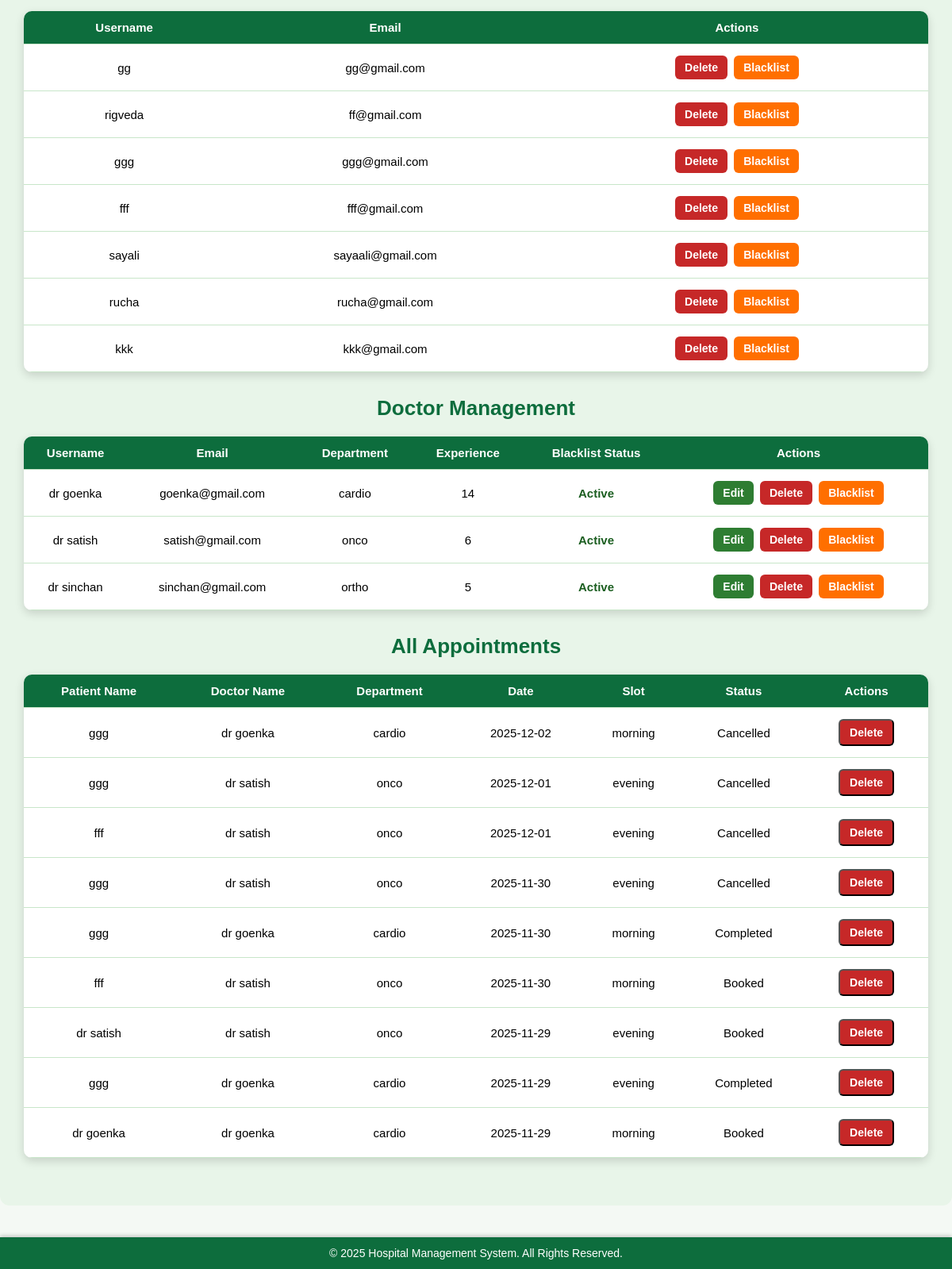
The app's page /admin_dashboard (signed in, lower part), older data.
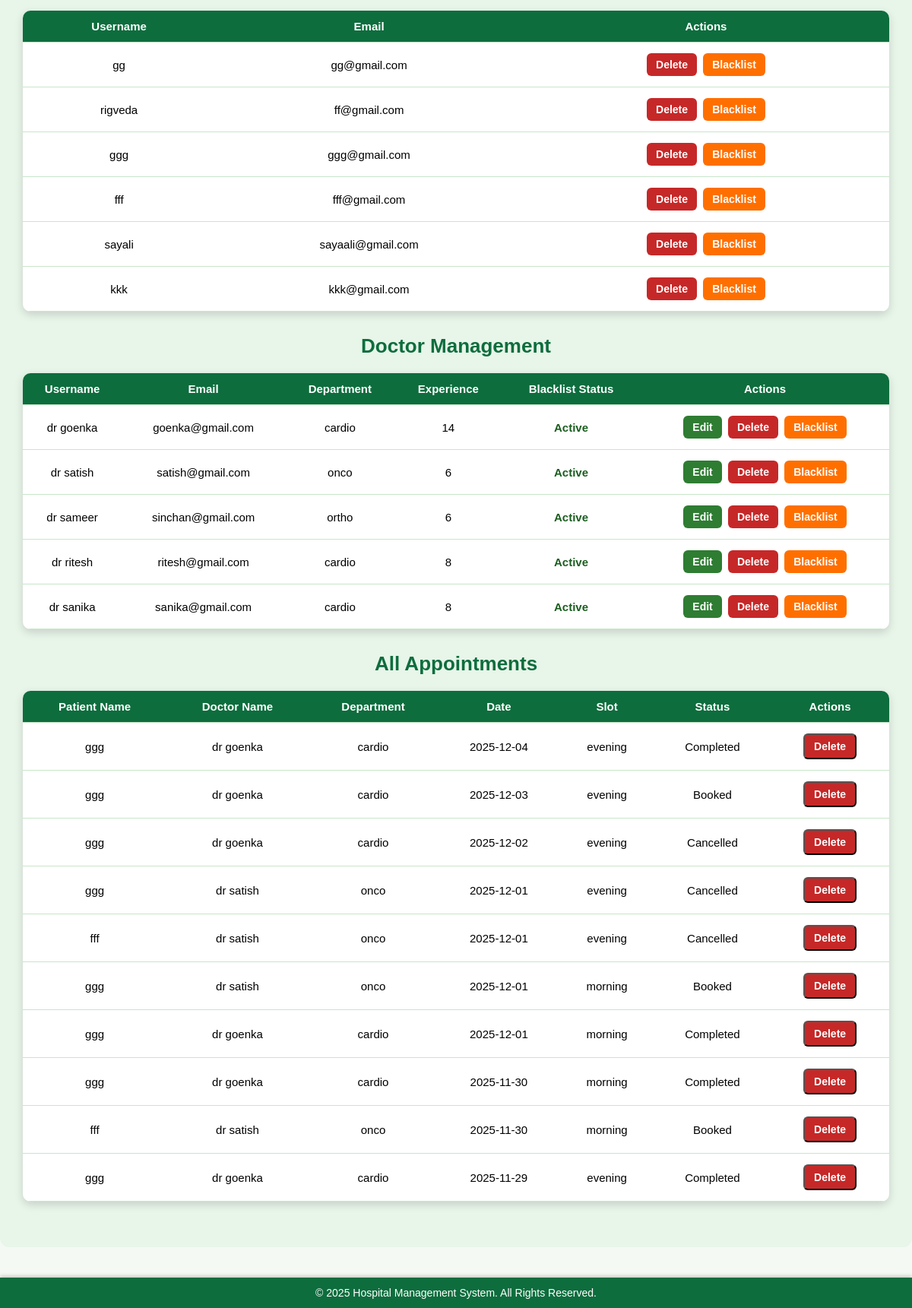
The same page, newer data.
### app.py (models this page shows)
class User(db.Model):
    __tablename__='users'
    id=db.Column(db.Integer,primary_key=True)
    username=db.Column(db.String(150),unique=True,nullable=False)
    email=db.Column(db.String(150),unique=True,nullable=False)
    password=db.Column(db.String(150),nullable=False)
    role=db.Column(db.String(50),nullable=False)#eg doctor admin patient
    created_at=db.Column(db.DateTime,default=datetime.utcnow)
    department_id=db.Column(db.Integer,db.ForeignKey('departments.id'),nullable=True)
    department=db.relationship("Department",back_populates="doctors")
    experience=db.Column(db.Integer,nullable=True)
    qualifications=db.Column(db.String(250),nullable=True)
    blacklisted=db.Column(db.Boolean, default=False)
    availabilities = db.relationship('DoctorAvailability', back_populates='doctor', cascade="all, delete-orphan")

class Department(db.Model):
    __tablename__='departments'
    id=db.Column(db.Integer,primary_key=True)
    department_name=db.Column(db.String(100),unique=True,nullable=False)
    description=db.Column(db.Text,nullable=True)
    doctors=db.relationship("User",back_populates="department")

class Appointment(db.Model):
    __tablename__='appointment'
    id=db.Column(db.Integer,primary_key=True)
    date=db.Column(db.String(20))
    time=db.Column(db.String(20))
    status=db.Column(db.String(20),default='Booked')#pending approved or cancelled
    user_id = db.Column(db.Integer)
    patient_id = db.Column(db.Integer, db.ForeignKey("users.id"), nullable=False)
    doctor_id = db.Column(db.Integer, db.ForeignKey("users.id"), nullable=False)
    treatment_name=db.Column(db.String(250))
    patient = db.relationship('User', foreign_keys=[patient_id], backref='appointments_as_patient')
    doctor = db.relationship('User', foreign_keys=[doctor_id], backref='appointments_as_doctor')

### app.py (the view)
@app.route('/admin_dashboard', methods=['GET'])
def admin_dashboard():
    if 'id' not in session or session.get('role') != 'admin':
        return redirect(url_for('login'))
    search_query = request.args.get('search', '').strip()
    if search_query:
        departments = Department.query.filter(Department.department_name.ilike(f"%{search_query}%")).all()
        patients = User.query.filter(User.role=='patient', User.username.ilike(f"%{search_query}%")).all()
        doctors = User.query.filter(User.role=='doctor', User.username.ilike(f"%{search_query}%")).all()
    else:
        departments = Department.query.all()
        patients = User.query.filter_by(role='patient').all()
        doctors = User.query.filter_by(role='doctor').all()
    appointments = Appointment.query.order_by(Appointment.date.desc()).all()
    return render_template('admin_dashboard.html',departments=departments,patients=patients,doctors=doctors,appointments=appointments)

### templates/admin_dashboard.html (shortened to what this page needs)
{% extends "base.html" %}
{% block content %}
<div class="dashboard-container">
    <table>
        <tr>
            <th>Username</th>
            <th>Email</th>
            <th>Actions</th>
        </tr>
        {% for pt in patients %}
        <tr>
            <td>{{ pt.username }}</td>
            <td>{{ pt.email }}</td>
            <td>
                <a href="{{ url_for('delete_patient', patient_id=pt.id) }}"
   class="action-btn delete-btn"
   onclick="return confirm('Delete this patient?');">
   Delete
</a>
                {% if pt.blacklisted %}
                    <a href="{{ url_for('remove_blacklist', user_id=pt.id) }}" class="action-btn blacklist-btn" style="background:#2e7d32;">Remove Blacklist</a>
                {% else %}
                    <a href="{{ url_for('blacklist', user_id=pt.id) }}" class="action-btn blacklist-btn">Blacklist</a>
                {% endif %}
            </td>
        </tr>
        {% endfor %}
    </table>
    <h2 class="dashboard-title">Doctor Management</h2>
    <table>
        <tr>
            <th>Username</th>
            <th>Email</th>
            <th>Department</th>
            <th>Experience</th>
            <th>Blacklist Status</th>
            <th>Actions</th>
        </tr>
        {% for doc in doctors %}
        <tr>
            <td>{{ doc.username }}</td>
            <td>{{ doc.email }}</td>
            <td>{{ doc.department.department_name if doc.department else "N/A" }}</td>
            <td>{{ doc.experience if doc.experience else "N/A" }}</td>
            <td>
                {% if doc.blacklisted %}
                    <span class="status-inactive">Blacklisted</span>
                {% else %}
                    <span class="status-active">Active</span>
                {% endif %}
            </td>
            <td>
                <a href="{{ url_for('edit_doctor', doctor_id=doc.id) }}" class="action-btn edit-btn">Edit</a>
                <a href="{{ url_for('delete_doctor', doctor_id=doc.id) }}" class="action-btn delete-btn">Delete</a>
                {% if doc.blacklisted %}
                    <a href="{{ url_for('toggle_blacklist_doctor', doctor_id=doc.id) }}" class="action-btn blacklist-btn" style="background:#1e88e5;">Remove Blacklist</a>
                {% else %}
                    <a href="{{ url_for('toggle_blacklist_doctor', doctor_id=doc.id) }}" class="action-btn blacklist-btn">Blacklist</a>
                {% endif %}
            </td>
        </tr>
        {% endfor %}
    </table>
    <h2 class="dashboard-title">All Appointments</h2>
    <table>
        <tr>
            <th>Patient Name</th>
            <th>Doctor Name</th>
            <th>Department</th>
            <th>Date</th>
            <th>Slot</th>
            <th>Status</th>
            <th>Actions</th>
        </tr>
        {% for appt in appointments %}
        <tr>
            <td>{{ appt.patient.username if appt.patient else "N/A" }}</td>
            <td>{{ appt.doctor.username if appt.doctor else "N/A" }}</td>
            <td>{{ appt.doctor.department.department_name if appt.doctor and appt.doctor.department else "N/A" }}</td>
            <td>{{ appt.date }}</td>
            <td>{{ appt.time }}</td>
            <td>{{ appt.status }}</td>
            <td>
                <form action="{{ url_for('delete_appointment', appt_id=appt.id) }}" method="POST" onsubmit="return confirm('Delete this appointment?');">
                    <button type="submit" class="action-btn delete-btn">Delete</button>
                </form>
            </td>
        </tr>
        {% endfor %}
    </table>
</div>
{% endblock %}

Row changes from the older to the newer data that the page shows:
removed User: username "rucha", email "rucha@gmail.com"
removed Appointment: patient "ggg", doctor "dr goenka", doctor.department "cardio", date "2025-12-02", time "morning", status "Cancelled"
removed Appointment: patient "ggg", doctor "dr satish", doctor.department "onco", date "2025-11-30", time "evening", status "Cancelled"
removed Appointment: patient "dr satish", doctor "dr satish", doctor.department "onco", date "2025-11-29", time "evening", status "Booked"
removed Appointment: patient "dr goenka", doctor "dr goenka", doctor.department "cardio", date "2025-11-29", time "morning", status "Booked"
changed User "sinchan@gmail.com": username "dr sinchan" → "dr sameer"; experience "5" → "6"
added User: username "dr ritesh", email "ritesh@gmail.com", department "cardio", experience "8", blacklisted "Active", shown under "Doctor Management"
added User: username "dr sanika", email "sanika@gmail.com", department "cardio", experience "8", blacklisted "Active", shown under "Doctor Management"
added Appointment: patient "ggg", doctor "dr goenka", doctor.department "cardio", date "2025-12-04", time "evening", status "Completed"
added Appointment: patient "ggg", doctor "dr goenka", doctor.department "cardio", date "2025-12-03", time "evening", status "Booked"
added Appointment: patient "ggg", doctor "dr goenka", doctor.department "cardio", date "2025-12-02", time "evening", status "Cancelled"
added Appointment: patient "ggg", doctor "dr satish", doctor.department "onco", date "2025-12-01", time "morning", status "Booked"
added Appointment: patient "ggg", doctor "dr goenka", doctor.department "cardio", date "2025-12-01", time "morning", status "Completed"
